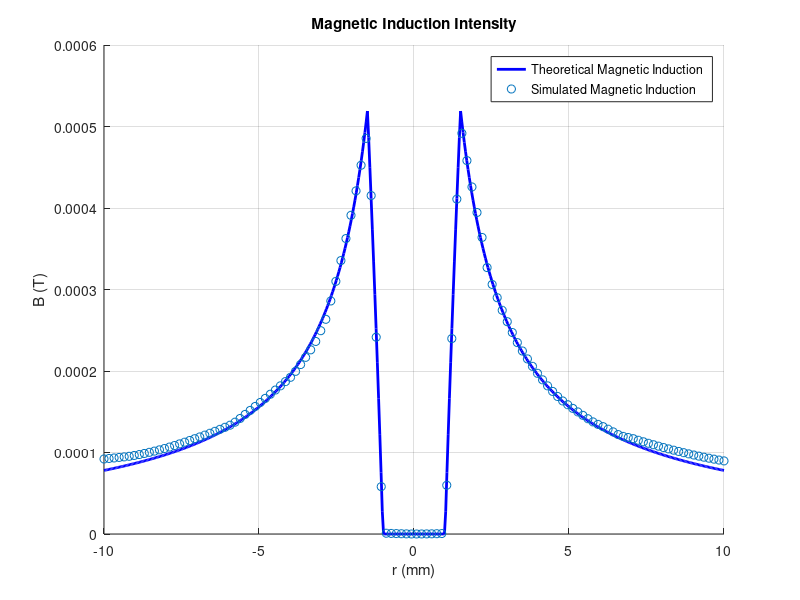

Write MATLAB code to recreate this figure.
% 清除命令窗口、工作空间和所有图形窗口
clc;
clear;
close all;

% 设定参数
a = 1e-3; % 内半径 (米)
b = 1.5e-3; % 外半径 (米)
I = 3.9; % 电流 (安培)
mu = 4 * pi * 1e-7; % 真空磁导率 (H/m)

% 导入仿真数据
data = importdata('test1.txt'); % 导入数据
r_sim = data.data(:, 1) * 1e-3; % 将仿真数据中的r从毫米转换为米
B_sim = data.data(:, 2); % 仿真数据中的B

% 定义r的范围用于理论计算
r_theory = linspace(min(r_sim), max(r_sim), 500);

% 计算理论磁感应强度
B_theory = zeros(size(r_theory));

for i = 1:length(r_theory)
    r = abs(r_theory(i));
    if r <= a
        B_theory(i) = 0;
    elseif r > a && r <= b
        B_theory(i) = ((r^2 - a^2) / (b^2 - a^2)) * (mu * I / (2 * pi * r));
    else
        B_theory(i) = mu * I / (2 * pi * r);
    end
end

% 绘图
figure;
hold on;
plot(r_theory * 1e3, B_theory, 'b-', 'LineWidth', 2); % 理论曲线，单位转换为毫米
scatter(r_sim * 1e3, B_sim, 'ro'); % 仿真散点图，用空心圆圈绘图
hold off;

% 设置图形标签和标题
xlabel('r (mm)');
ylabel('B (T)');
title('Magnetic Induction Intensity');
legend('Theoretical Magnetic Induction', 'Simulated Magnetic Induction', 'Location', 'Best');


grid on;
